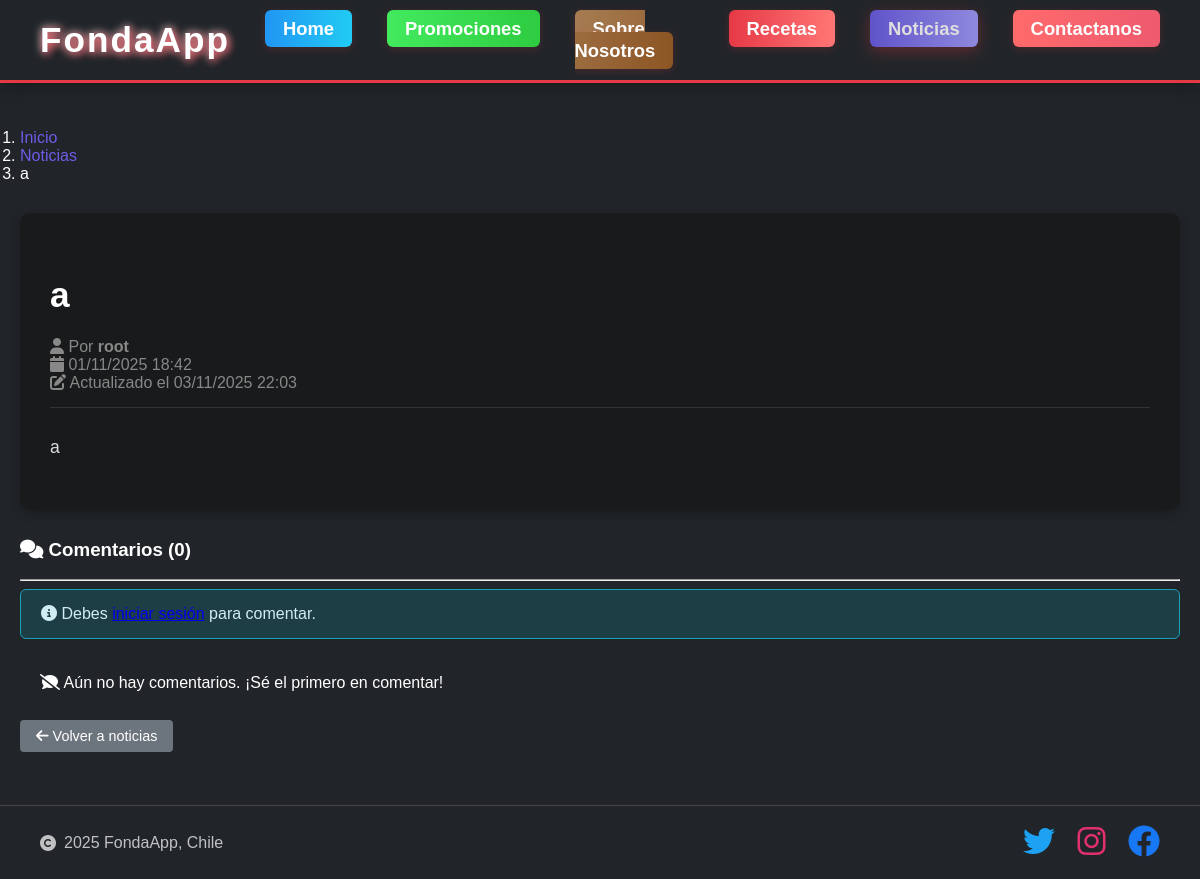
The app's page /noticias/6/, older data.
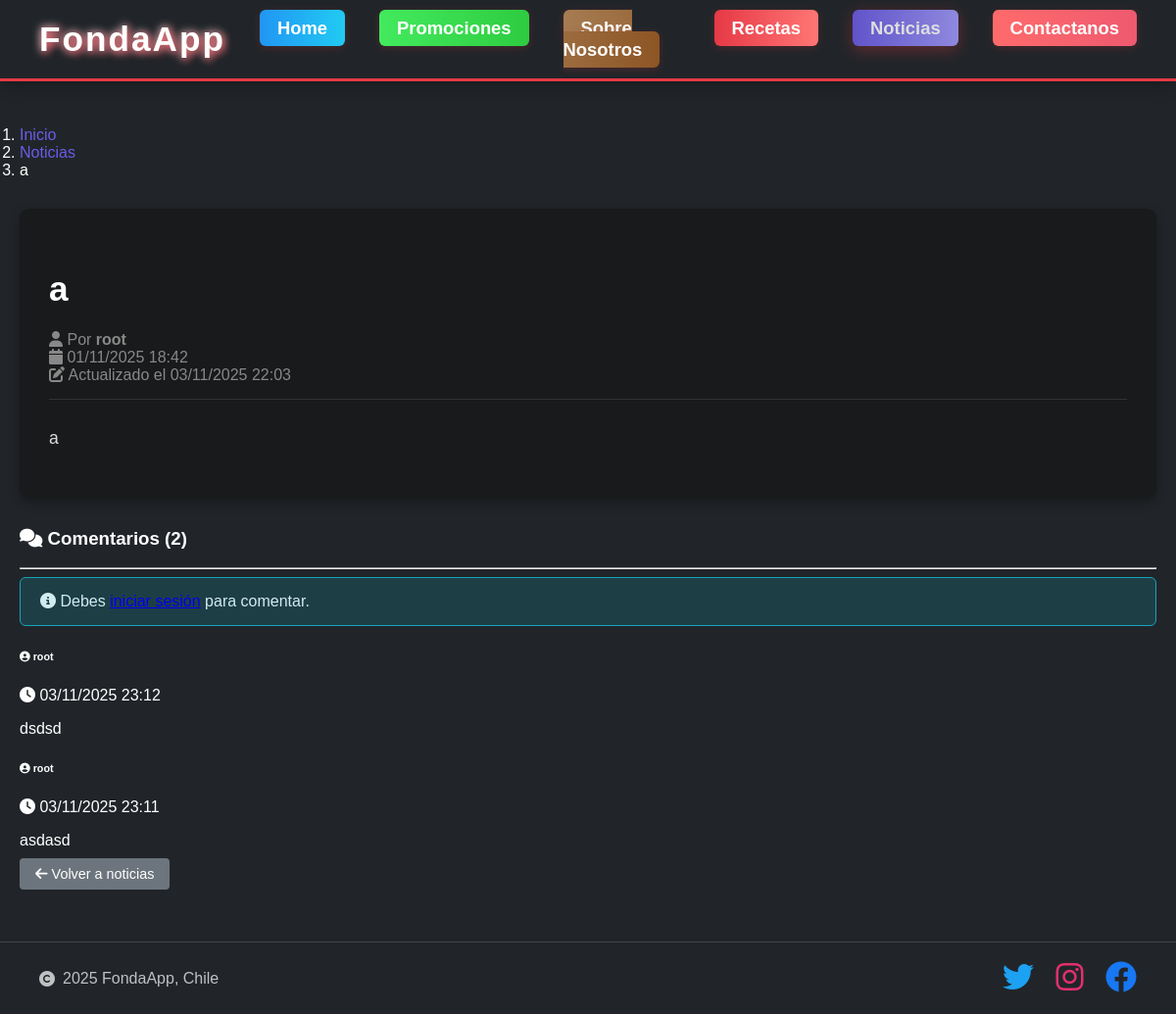
The same page, newer data.
### noticias/models.py (models this page shows, shortened)
class Comentario(models.Model):
    posteo = models.ForeignKey(
        Posteo,
        on_delete=models.CASCADE,
        related_name='comentarios',
        verbose_name='Posteo'
    )
    autor = models.ForeignKey(
        User,
        on_delete=models.CASCADE,
        related_name='comentarios',
        verbose_name='Autor'
    )
    contenido = models.TextField(verbose_name='Comentario')
    activo = models.BooleanField(default=True, verbose_name='Activo')
    created = models.DateTimeField(auto_now_add=True, verbose_name='Fecha de creación')
    updated = models.DateTimeField(auto_now=True, verbose_name='Fecha de actualización')
    class Meta:
        ordering = ['-created']
        verbose_name = 'Comentario'
        verbose_name_plural = 'Comentarios'

### noticias/views.py (the view)
# urls.py: path('<int:pk>/', views.detalle_noticia, name='detalle'),
def detalle_noticia(request, pk):
    posteo = get_object_or_404(Posteo, pk=pk, activo=True)
    posteo.visitas += 1
    posteo.save(update_fields=['visitas'])
    comentarios = posteo.comentarios.filter(activo=True).select_related('autor')
    comentario_form = ComentarioForm()
    context = {
        'posteo': posteo,
        'comentarios': comentarios,
        'comentario_form': comentario_form,
    }
    return render(request, 'noticias/detalle.html', context)

### core/context_processors.py (called while the page is built)
def fonda_context(request):
    context = {
        'categorias_globales': Categoria.objects.filter(activo=True).order_by('orden'),
        'total_noticias': Posteo.objects.filter(activo=True).count(),
        'noticias_destacadas': Posteo.objects.filter(
            activo=True,
            destacado=True
        ).order_by('-created')[:3],
        'ultimas_noticias': Posteo.objects.filter(
            activo=True
        ).order_by('-created')[:5],
        'categorias_con_conteo': Categoria.objects.filter(
            activo=True
        ).annotate(
            total_posteos=Count('posteos', filter=models.Q(posteos__activo=True))
        ).order_by('orden'),
        'nombre_sitio': 'FondaApp',
        'año_actual': 2025,
    }
    return context

### noticias/templates/noticias/detalle.html (shortened to what this page needs)
{% extends 'noticias/base.html' %}
{% block content %}
<div class="container">
    <nav aria-label="breadcrumb">
        <ol class="breadcrumb">
            <li class="breadcrumb-item"><a href="{% url 'home' %}">Inicio</a></li>
            <li class="breadcrumb-item"><a href="{% url 'noticias:lista' %}">Noticias</a></li>
            <li class="breadcrumb-item active">{{ posteo.titulo|truncatechars:30 }}</li>
        </ol>
    </nav>
    <article class="noticia-detail">
        <header>
            <h1>{{ posteo.titulo }}</h1>
            <div class="noticia-detail-meta">
                <i class="fas fa-user"></i> Por <strong>{{ posteo.autor.username }}</strong>
                <br>
                <i class="fas fa-calendar"></i> {{ posteo.created|date:"d/m/Y H:i" }}
                {% if posteo.created != posteo.updated %}
                    <br>
                    <i class="fas fa-edit"></i> Actualizado el {{ posteo.updated|date:"d/m/Y H:i" }}
                {% endif %}
            </div>
        </header>
        <div class="noticia-detail-content">
            {{ posteo.contenido|linebreaks }}
        </div>
    </article>
    <div class="comentarios-section mt-5">
        <h3><i class="fas fa-comments"></i> Comentarios ({{ comentarios.count }})</h3>
        <hr>
        {% if user.is_authenticated %}
        <div class="card mb-4">
            <div class="card-body">
                <h5 class="card-title">Agregar un comentario</h5>
                <form method="post" action="{% url 'noticias:crear_comentario' posteo.pk %}">
                    {% csrf_token %}
                    {{ comentario_form.contenido }}
                    <button type="submit" class="btn btn-primary mt-2">
                        <i class="fas fa-paper-plane"></i> Enviar comentario
                    </button>
                </form>
            </div>
        </div>
        {% else %}
        <div class="alert alert-info">
            <i class="fas fa-info-circle"></i>
            Debes <a href="{% url 'login' %}?next={{ request.path }}">iniciar sesión</a> para comentar.
        </div>
        {% endif %}
        {% if comentarios %}
        <div class="comentarios-lista">
            {% for comentario in comentarios %}
            <div class="card mb-3">
                <div class="card-body">
                    <div class="d-flex justify-content-between align-items-start">
                        <div>
                            <h6 class="card-subtitle mb-2">
                                <i class="fas fa-user-circle"></i>
                                <strong>{{ comentario.autor.username }}</strong>
                            </h6>
                            <p class="text-muted small">
                                <i class="fas fa-clock"></i>
                                {{ comentario.created|date:"d/m/Y H:i" }}
                            </p>
                        </div>
                    </div>
                    <p class="card-text">{{ comentario.contenido|linebreaks }}</p>
                </div>
            </div>
            {% endfor %}
        </div>
        {% else %}
        <div class="alert alert-secondary">
            <i class="fas fa-comment-slash"></i>
            Aún no hay comentarios. ¡Sé el primero en comentar!
        </div>
        {% endif %}
    </div>
    <div class="mt-4">
        <a href="{% url 'noticias:lista' %}" class="btn btn-secondary">
            <i class="fas fa-arrow-left"></i> Volver a noticias
        </a>
    </div>
</div>
{% endblock %}

Row changes from the older to the newer data that the page shows:
added Comentario: autor.username "root", created "03/11/2025 23:12", contenido "dsdsd"
added Comentario: autor.username "root", created "03/11/2025 23:11", contenido "asdasd"
Text that changed along with them:
{{ comentarios.count }}: "0" → "2"
text no longer shown: "Aún no hay comentarios. ¡Sé el primero en comentar!"
